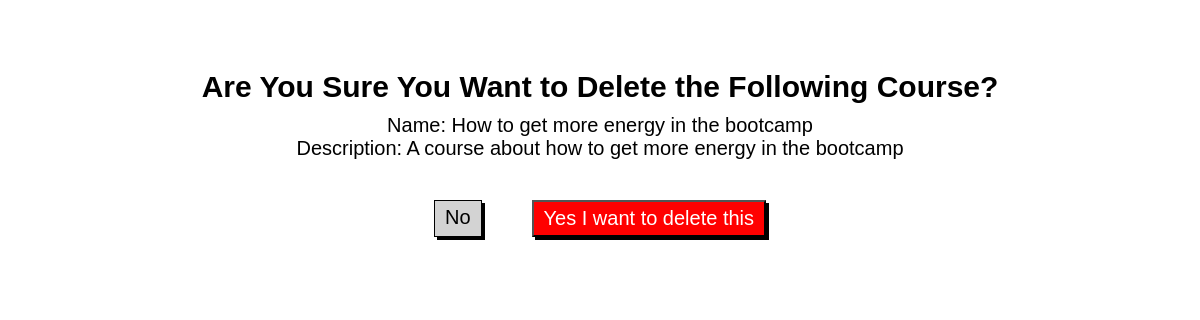
Screenshot of /courses/5 with the database file from the repository.
### courses_app/models.py (models this page shows, shortened)
class Courses(models.Model):
    name = models.CharField(max_length=255)
    description = models.TextField()
    created_at = models.DateTimeField(auto_now_add=True)
    updated_at = models.DateTimeField(auto_now=True)
    objects = CoursesManager()

### courses_app/views.py (the view)
# urls.py: path('courses/<int:course_id>', views.view_course), #GET request to display a specific object's info
def view_course(request, course_id): #GET REQUEST
    this_course = Courses.objects.get(id = course_id)
    context = {
    "a_course": this_course
    }
    return render(request, "view_course.html", context)

### courses_app/templates/view_course.html (shortened to what this page needs)
<!DOCTYPE html>
<html lang="en-US">
<head>
    {% load static %}
    <link rel="stylesheet" href="{% static 'style.css' %}">
</head>
<body>
    <div id="delete">
        <h1>Are You Sure You Want to Delete the Following Course?</h1>
        <p>Name: {{a_course.name}}</p>
        <p>Description: {{a_course.description}}</p>
        <div id="confirm">
            <a role="button" href="/">No</a>
            <form action="/courses/{{a_course.id}}/destroy" method="POST">
                    <button type="submit">Yes I want to delete this</button>
            </form>
        </div>
    </div>
</body>
</html>

### courses_app/static/style.css (style rules this page uses)
* { margin:0; padding:0; }
html { font-size:10px; font-family:'Lucida Sans', 'Lucida Sans Regular', 'Lucida Grande', 'Lucida Sans Unicode', Geneva, Verdana, sans-serif; }
h1 { font-size: 3rem; padding-top:3rem; padding-bottom: 1rem; }
form, p { font-size:2rem; }
button, a { font-size:2rem; padding:.5rem 1rem; }
#delete { text-align: center; padding-top:4rem; }
#confirm { display: flex; justify-content: center; padding-top:4rem; }
#confirm > a { padding:.5rem 1rem; border:.1rem solid black; background-color: lightgray; margin-right: 5rem; text-decoration: none; color:black; box-shadow: .3rem .3rem black; }
#confirm button { background-color:red; color:white; box-shadow: .3rem .3rem black; }

### rows the page displays
Courses: name "How to get more energy in the bootcamp", description "A course about how to get more energy in the bootcamp"
